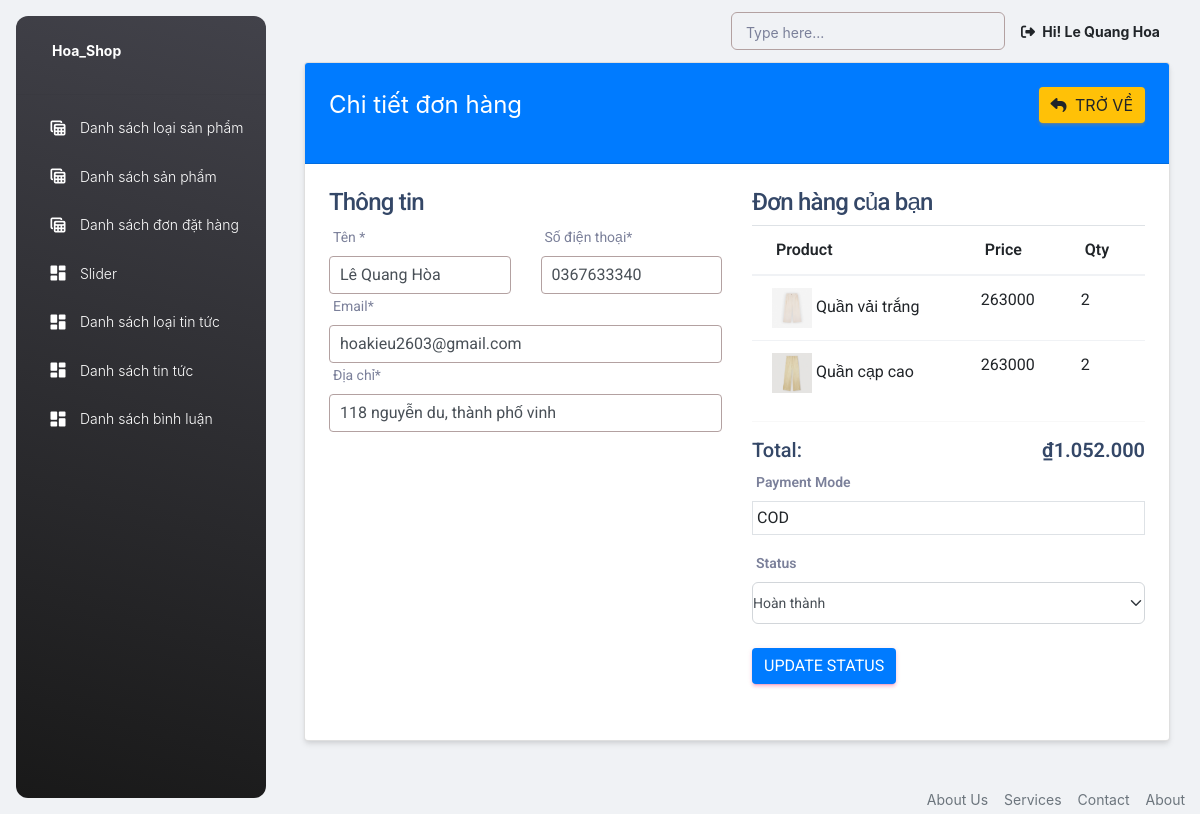
Page /admin/order-detail.php?t=sharmacoder785267633340 (signed in) on the committed database.
### tables this page shows
CREATE TABLE `orders` (
  `id` int(11) UNSIGNED NOT NULL,
  `tracking_no` varchar(255) NOT NULL,
  `user_id` int(11) NOT NULL,
  `name` varchar(255) NOT NULL,
  `phone` varchar(10) NOT NULL,
  `email` varchar(255) NOT NULL,
  `address` mediumtext NOT NULL,
  `total_price` int(11) NOT NULL,
  `payment_mode` varchar(255) NOT NULL,
  `payment_id` int(11) NOT NULL,
  `status` tinyint(4) NOT NULL,
  `comments` mediumtext NOT NULL,
  `created_at` timestamp NULL DEFAULT current_timestamp()
);

CREATE TABLE `products` (
  `id` int(11) UNSIGNED NOT NULL,
  `category_id` int(11) NOT NULL,
  `name` varchar(255) NOT NULL,
  `slug` varchar(255) NOT NULL,
  `small_description` mediumtext NOT NULL,
  `description` mediumtext NOT NULL,
  `original_price` int(11) NOT NULL,
  `selling_price` int(11) NOT NULL,
  `image` varchar(255) NOT NULL,
  `qty` int(11) NOT NULL,
  `status` tinyint(4) NOT NULL,
  `trending` tinyint(4) NOT NULL,
  `meta_title` varchar(255) NOT NULL,
  `meta_keywords` mediumtext NOT NULL,
  `meta_description` mediumtext NOT NULL,
  `created_at` timestamp NOT NULL DEFAULT current_timestamp()
);

CREATE TABLE `order_items` (
  `id` int(11) UNSIGNED NOT NULL,
  `order_id` int(11) NOT NULL,
  `prod_id` int(11) NOT NULL,
  `qty` int(11) NOT NULL,
  `price` int(11) NOT NULL,
  `created_at` timestamp NOT NULL DEFAULT current_timestamp()
);

### lib/database.php (called while the page is built, shortened)
<?php
class Database extends PDO
{
  public $host = DB_HOST;
  public $user = DB_USER;
  public $pass = DB_PASS;
  public $dbname = DB_NAME;
  public $link;
  private function connectDB()
  {
    $this->link = new mysqli(
      $this->host,
      $this->user,
      $this->pass,
      $this->dbname
    );
  }
  public function select($query)
  {
    $result = $this->link->query($query) or
      die($this->link->error . __LINE__);
    if ($result->num_rows > 0) {
      return $result;
    } else {
      return false;
    }
  }
}

### classes/cart.php (called while the page is built, shortened)
<?php
$filepath = realpath(dirname(__FILE__));
include_once ($filepath . '/../lib/database.php');
include_once ($filepath . '/../helpers/format.php');
class cart
{
    private $db;
    public function __construct()
    {
        $this->db = new Database();
    }
    public function detailGetAllOrder($tracking_no)
    {
        $query = "SELECT * FROM orders  WHERE tracking_no='$tracking_no'";
        $result = $this->db->select($query);
        return $result;
    }
}
?>

### helpers/format.php (called while the page is built, shortened)
<?php
class Format
{
   public function format_currency($n = 0)
   {
      $n = (string) $n;
      $n = strrev($n);
      $res = '';
      for ($i = 0; $i < strlen($n); $i++) {
         if ($i % 3 == 0 && $i != 0) {
            $res .= '.';
         }
         $res .= $n[$i];
      }
      $res = strrev($res);
      return $res;
   }
}
?>

### admin/order-detail.php (the view, shortened to what this page needs)
<?php
include 'includes/header.php';
include '../classes/cart.php';
$cart = new cart();
$fm = new Format();
if (isset($_GET['t'])) {
    $tracking_no = $_GET['t'];
    $list = $cart->detailGetAllOrder($tracking_no);
    $result = $list->fetch_assoc();
}
?>
<div class="container">
    <div class="col-lg-12">
        <div class="card">
            <div class="card-header bg-primary">
                <span class="text-white fs-4">Chi tiết đơn hàng</span>
                <a href="order.php" class="btn btn-warning float-end"> <i class="fa fa-reply me-1"></i> Trở
                    về</a>
            </div>
            <div class="card-body">
                <div class="row">
                    <div class="col-lg-6">
                        <h4>Thông tin</h4>
                        <div class="row">
                            <div class="col-lg-6">
                                <label for="name" class="form-label">Tên <span>*</span></label>
                                <input type="text" class="form-control" id="name" name="name"
                                    value="<?= $result['name'] ?>">
                            </div>
                            <div class="col-lg-6">
                                <label for="phone" class="form-label">Số điện thoại<span>*</span></label>
                                <input type="text" class="form-control" id="phone" name="phone"
                                    value="<?= $result['phone'] ?>">
                            </div>
                            <div class="col-lg-12">
                                <label for="email" class="form-label">Email<span>*</span></label>
                                <input type="text" class="form-control" id="email" name="email"
                                    value="<?= $result['email'] ?>">
                            </div>
                            <div class="col-lg-12">
                                <label for="street" class="form-label">Địa chỉ<span>*</span></label>
                                <input type="text" class="form-control street-first" id="street" name="address"
                                    value="<?= $result['address'] ?>">
                            </div>
                        </div>
                    </div>
                    <div class="col-lg-6">
                        <div class="place-order">
                            <h4>Đơn hàng của bạn</h4>
                            <table class="table">
                                <thead>
                                    <tr>
                                        <th>Product</th>
                                        <th>Price</th>
                                        <th>Qty</th>
                                    </tr>
                                </thead>
                                <tbody>
                                    <?php
                                    $query = "SELECT o.id, o.total_price, oi.*, oi.qty as oiqty, p.*
                  FROM orders o
                  JOIN order_items oi ON o.id = oi.order_id
                  JOIN products p ON oi.prod_id = p.id
                  WHERE o.id = oi.order_id AND oi.prod_id = p.id AND o.tracking_no = '$tracking_no'";
                                    $query_run = mysqli_query($con, $query);
                                    if ($query_run) {
                                        while ($result1 = $query_run->fetch_assoc()) { ?>
                                            <tr>
                                                <td style="padding-left:20px;">
                                                    <img style="width:40px;height:40px;"
                                                        src="../uploads/<?= $result1['image'] ?>" alt="">
                                                    <?= $result1['name'] ?>
                                                </td>
                                                <td style="padding-left:20px;"><?= $result1['price'] ?></td>
                                                <td style="padding-left:20px;"><?= $result1['oiqty'] ?></td>
                                            </tr>
                                            <?php
                                        }
                                    } ?>
                                </tbody>
                            </table>
                            <hr>
                            <h5 class="total-price">
                                Total:<span
                                    class="float-end fw-bold"><?= "₫" . $fm->format_currency($result['total_price']) ?></span>
                            </h5>
                            <label for="" class="fw-bold">Payment Mode
                            </label>
                            <div class="border p-1 mb-3"><?= $result['payment_mode'] ?></div>
                            <label for="" class="fw-bold">
                                Status
                            </label>
                            <div class=" mb-3">
                                <form action="order-detail.php" method="POST">
                                    <select name="order_status" id="" class="form-select">
                                        <option value="1" <?= $result['status'] == 1 ? "selected" : "" ?>>Hoàn thành
                                        </option>
                                    </select>
                                    <br>
                                    <button type="submit" name="update_order_btn" class="btn btn-primary">Update
                                        Status</button>
                                </form>
                            </div>
                        </div>
                    </div>
                </div>
            </div>
        </div>
    </div>
</div>
<?php include 'includes/footer.php' ?>

### admin/includes/header.php (style rules this page uses)
.form-control { border: 1px solid #b3a1a1 !important; padding: 8px 10px; }

### rows in the picture
orders: name "Lê Quang Hòa", phone "0367633340", email "hoakieu2603@gmail.com", address "118 nguyễn du, thành phố vinh", products.image (picture), products.name "Quần vải trắng", order_items.price "263000", order_items.qty "2", products.name "Quần cạp cao", total_price "1.052.000", payment_mode "COD", order_status "Hoàn thành"

### other values in the picture
Session::get('adminName') "Le Quang Hoa"
